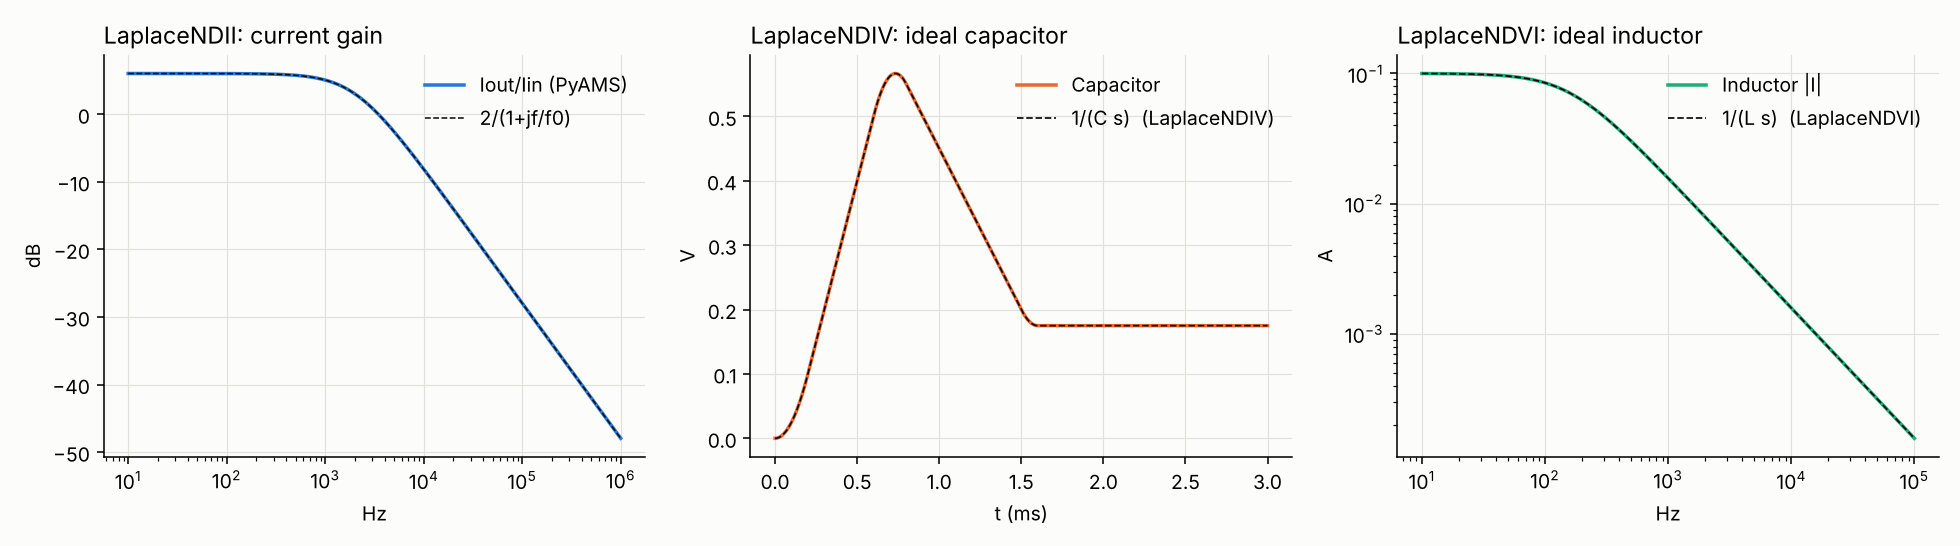

The script that saved this image:
# Current-mode Laplace blocks: LaplaceNDII (i->i), LaplaceNDIV (i->v), LaplaceNDVI (v->i)
#   (zero-pole forms: LaplaceZPII, LaplaceZPIV, LaplaceZPVI)
#   1) current gain  H = 1/(1 + s/w0)  (LaplaceNDII):   Iin -> low-pass -> Iout into a load
#   2) transimpedance  Vout/Iin = 1/(C s)  (LaplaceNDIV):  behaves as an ideal capacitor (checked against Capacitor)
#   3) transconductance  Iout/Vin = 1/(L s)  (LaplaceNDVI):  behaves as an ideal inductor (checked against Inductor)
import numpy as np
import matplotlib; matplotlib.use("Agg")
import matplotlib.pyplot as plt
from pyams.lib import circuit
from pyams.models import LaplaceNDII, LaplaceNDIV, LaplaceNDVI, ACCurrent, ACVoltage, PWLCurrent, Resistor, Capacitor, Inductor

# ------------------------------------------------------- 1) current gain, AC
f0 = 2e3; w0 = 2 * np.pi * f0; Rl = 1e3
Is = ACCurrent("0", "a"); Is.setParams("Iac=1m")                   # pushes 1 mA (AC) into node a
H = LaplaceNDII("a", "0", "0", "b", num=[2.0], den=[1 / w0, 1])   # gain 2, pole at 2 kHz
R = Resistor("b", "0"); R.setParams("R=1KΩ")
c = circuit(); c.addElements({"I": Is, "H": H, "R": R}); c.setOutPuts("b", "a")
c.analysis(mode="ac", start=10, stop=1e6, step=50); r = c.run(); f = r["freq"]
href = 2.0 / (1 + 1j * f / f0) * 1e-3 * Rl
print("1) current gain: max |V(b) - 2 Rl Iin /(1+jf/f0)| = %.2e V ;  V(a) (ammeter input) max = %.1e V" % (np.max(np.abs(r["b"] - href)), np.max(np.abs(r["a"]))))

# ------------------------------------------------------- 2) transimpedance 1/(C s) vs Capacitor, transient
C = 1e-6
Ip = PWLCurrent("0", "x", points="0 0, 0.2m 1m, 0.6m 1m, 0.8m -0.5m, 1.5m -0.5m, 1.6m 0, 3m 0")
Cap = Capacitor("x", "0"); Cap.setParams("C=1uF")
Ip2 = PWLCurrent("0", "a2", points="0 0, 0.2m 1m, 0.6m 1m, 0.8m -0.5m, 1.5m -0.5m, 1.6m 0, 3m 0")
Z = LaplaceNDIV("a2", "0", "vz", "0", num=[1], den=[C, 0])
c = circuit(); c.addElements({"I1": Ip, "C": Cap, "I2": Ip2, "Z": Z}); c.setOutPuts("x", "vz")
c.analysis(mode="tran", start=0, stop=3e-3, step=2e-6, uic=True, order=2, adaptive=True, max_step=2e-6, lte=1e-6)
r2 = c.run(); t = np.array(r2["time"])
print("2) integrator via Z(s) = 1/(C s) (LaplaceNDIV) vs a real Capacitor: max |V_laplace - V_C| = %.2e V (V_C(3 ms) = %.4f V)" % (np.max(np.abs(np.array(r2["vz"]) - np.array(r2["x"]))), r2["x"][-1]))

# ------------------------------------------------------- 3) transconductance 1/(L s) vs Inductor, AC
L = 10e-3
V1 = ACVoltage("vs", "0")
Rs = Resistor("vs", "v"); Rs.setParams("R=10Ω")     # series resistor: an ideal source across an ideal inductor has no DC solution
Ind = Inductor("v", "0"); Ind.setParams("L=10mH")
Y = LaplaceNDVI("v", "0", "0", "il", num=[1], den=[L, 0])
Rm = Resistor("il", "0"); Rm.setParams("R=1Ω")
c = circuit(); c.addElements({"V": V1, "Rs": Rs, "L": Ind, "Y": Y, "R": Rm}); c.setOutPuts("il", "L.I")
c.analysis(mode="ac", start=10, stop=1e5, step=40); r3 = c.run(); f3 = r3["freq"]
# the inductor current flows v -> 0 ; Y.Iout flows 0 -> il through the block: both are I = V/(j w L) up to the sign convention
iref = 1.0 / (10.0 + 2j * np.pi * f3 * L)          # 1 V source, 10 ohm in series with the (ideal) inductor
print("3) transconductance 1/(L s) (LaplaceNDVI): max |V(il)/1 ohm - I_L| = %.2e A ;  max |I_L - 1/(Rs + j w L)| = %.2e A" % (
    np.max(np.abs(r3["il"] - r3["L.I"])), np.max(np.abs(r3["L.I"] - iref))))

# ------------------------------------------------------- figure
cols = ["#2a78d6", "#eb6834", "#1baf7a"]
fig, ax = plt.subplots(1, 3, figsize=(14, 3.9), facecolor="#fcfcfb")
ax[0].semilogx(f, 20 * np.log10(np.abs(r["b"] / (1e-3 * Rl))), color=cols[0], lw=1.8, label="Iout/Iin (PyAMS)")
ax[0].semilogx(f, 20 * np.log10(np.abs(href / (1e-3 * Rl))), "--", color="#0b0b0b", lw=.8, label="2/(1+jf/f0)")
ax[0].set_xlabel("Hz"); ax[0].set_ylabel("dB"); ax[0].legend(frameon=False); ax[0].set_title("LaplaceNDII: current gain", loc="left")
ax[1].plot(t * 1e3, r2["x"], color=cols[1], lw=1.8, label="Capacitor"); ax[1].plot(t * 1e3, r2["vz"], "--", color="#0b0b0b", lw=.9, label="1/(C s)  (LaplaceNDIV)")
ax[1].set_xlabel("t (ms)"); ax[1].set_ylabel("V"); ax[1].legend(frameon=False); ax[1].set_title("LaplaceNDIV: ideal capacitor", loc="left")
ax[2].loglog(f3, np.abs(r3["L.I"]), color=cols[2], lw=1.8, label="Inductor |I|"); ax[2].loglog(f3, np.abs(r3["il"]), "--", color="#0b0b0b", lw=.9, label="1/(L s)  (LaplaceNDVI)")
ax[2].set_xlabel("Hz"); ax[2].set_ylabel("A"); ax[2].legend(frameon=False); ax[2].set_title("LaplaceNDVI: ideal inductor", loc="left")
for a in ax:
    a.set_facecolor("#fcfcfb"); a.grid(color="#e1e0d9", lw=.6)
    for s in ("top", "right"): a.spines[s].set_visible(False)
plt.tight_layout(); plt.savefig("laplace_current_examples.png", dpi=140)
